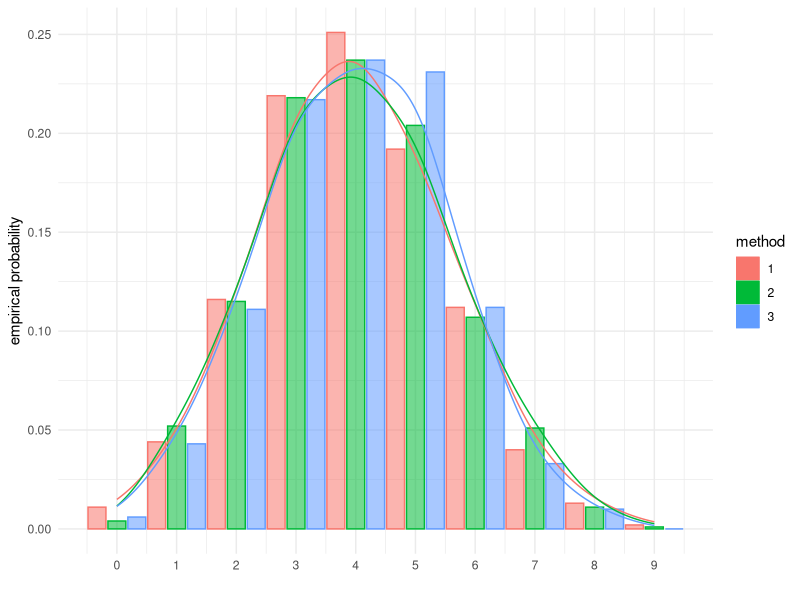
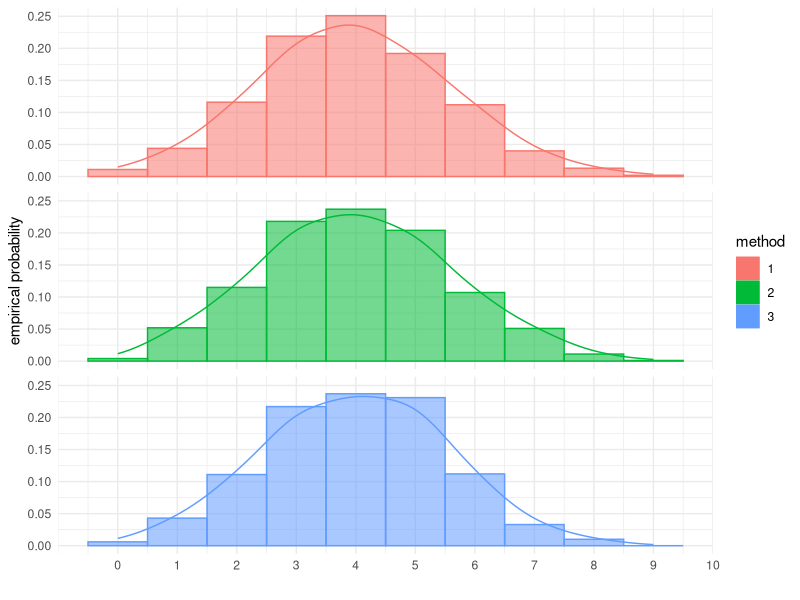

The R script that drew these images, in order: (Note: this script raises an error after producing the figures.)
  ### ex 2 ###


  ### preamble ###
library(xtable)
library("tidyverse")



  ### (a) ###
  #Switch the default random number generator in R to Wichmann-Hill. 

?Random

RNGkind('Wichmann-Hill')
set.seed(143, 'Wichmann-Hill')

#Simulate N = 1000 binomial random variables B(n = 10; p = 0:4) using three approaches: 

N <- 1000
n <- 10
p <- 0.4



##method 1: by inversion method, 
# Let us generate [0,1]-uniform r.v.
uni_rv <- runif(N)
binom_inversion <- function(X,n,p) {
  y= NULL
  for (k in 1:length(X)){
    x = X[k]
    for (l in 10:0) {if (x<=pbinom(l,n,p)) y[k]=l}
  }
  return(y)
}
bin1 <- binom_inversion(uni_rv,n,p)

## method 2: by simulating corresponding Bernoulli random variables by inversion method
# Let us produce n*N uniform r.v. and transform them
uni_rv2 <- runif(n*N)
Bern <- matrix(as.numeric(uni_rv2<p), nrow = N)
# then add up the independent bernoullis to get binomials
bin2 <- rowSums(Bern)

## method 3: by using R function rbinom
bin3 <- rbinom(N, n, p)




##Plot the empirical probability density functions of all three samples on one panel. 
# build a dataframe with all samples 
df <- data.frame(bins = c(bin1, bin2, bin3), method=as.factor(c(rep(1, N), rep(2,N), rep(3,N))))

# plot all histograms in one plot
ggplot(data=df, alpha=0.4, aes(bins,stat(density), group=method, color=method)) +
  geom_histogram(aes(fill=method, alpha=0.6),binwidth = 1,center=1, position='dodge2')+
  geom_density(bw=0.6)+
  xlab('')+ylab('empirical probability')+
  scale_x_continuous(breaks=0:10)+
  guides(alpha='none')+
  theme_minimal()


# plot three histogramm in a column
ggplot(data=df, alpha=0.4, aes(bins,stat(density), group=method, color=method)) +
  geom_histogram(aes(fill=method, alpha=0.5), binwidth = 1,center=1)+
  geom_density(bw=0.6)+
  scale_x_continuous(breaks=0:10)+
  theme_minimal()+
  facet_wrap(facets = ~method, nrow = 3)+
  theme(strip.background = element_blank(),strip.text.x = element_blank())+
  guides(alpha='none')+
  xlab('')+ylab('empirical probability')

#Switch the random number generator back to its default.
RNGkind('default')
#Comment on the results. 


  ###(b) Aaccept-reject method###
set.seed(123)
N = 10000
c <- sqrt(2*pi)*exp(-1/2)
sample <- numeric()
Acc <- c(FALSE, FALSE)
k<- 0


#standard Cauchy distribution
#first we generate the normal variables and we keep the produced Cauchy variables for a later comparison of theoretical and empirical acceptance probabilities
while (sum(Acc)< N){
  k <- k+1
  u <- runif(2)
  cau <- tan(pi*u[1]-pi/2)
  sample[k] <- cau
  if (u[2]*c*dcauchy(cau)<=dnorm(cau)) {
    Acc[k] <- TRUE
  }
  else{
    Acc[k] <- FALSE
  }
}

## plot histogram and QQ-plot for simulated normals
NORM <- data.frame(x =sample[Acc]) #this is our resulting sample

ggplot() +
  geom_histogram(data=NORM,aes(x,stat(density),alpha=0.6), binwidth = 0.3, center=0)+       #,binwidth = 1,center=1)+
  xlab('')+ylab('density')+
  stat_function(geom='line', aes(x = -4:4), n = 200, fun =
                  dnorm, args = list(mean=0,sd=1), colour='orange')+
  guides(alpha='none')+
  theme_minimal()
ggsave('normal_hist.png', width = 5, height=2.3)

ggplot(data=NORM)+geom_qq(aes(sample=x), size=0.3)+theme_minimal()+geom_abline(slope=1, intercept=0)
ggsave('normal_qq.png', width=3.5, height =3.2)


## examine the acceptance probability (AP) ##
sum(Acc)/length(Acc) # empirical overall AP
1/c # theoretical overall AP


## Now look at more local APs
# we just use the range of accepted values since the Cauchy-distr. has very high tail probs, 
# and the min and max of a sample would probably avoid any reasonable illustration
# We bin and count the data using function hist to compute empirical APs
x=seq(min(sample[Acc]),max(sample[Acc]), length.out = 100)
H1 <- hist(sample[Acc], breaks = x)
Hges <- hist(sample[x[1]<sample & sample<x[100]], breaks=x)
H1$counts
Hges$counts
emp_acc_prob <- H1$counts/Hges$counts
bin_centers<- (x[1:99]+x[2:100])/2
# build a dataframe for plotting
local_acc_prob <- data.frame(bin_centers=c(bin_centers, bin_centers),
                             acc_prob=c(emp_acc_prob,dnorm(bin_centers)/(dcauchy(bin_centers)*c)),
                             color=c(rep('empirical', 99), rep('theoretical',99)))
ggplot(data=local_acc_prob)+
  geom_line(aes(bin_centers, acc_prob, colour=color))+
  scale_color_manual(name='',labels=c('empricial', 'theoretical'), values = c('red', 'black'))+
  xlab('')+ylab('Acceptance probability')+
  theme_minimal()+
  scale_x_continuous(limits=c(-4,4))
ggsave('acc_probs.png', width=4, height = 2.6)  
